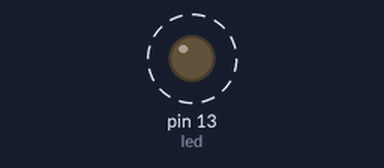
Bench run of a sketch on a simulated Arduino Uno, built with avr-gcc and run on an emulated ATmega328P. Shown: output pins drawn as LEDs (lit = HIGH). Dashed ring = blinking.

Above: at 0.2 s.
Timing chart, 0 to 3.0 s (numbered marks = the images above):
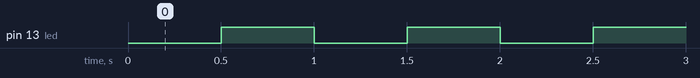

The sketch:

P02_BlinkLedV1.ino
```cpp
int led = 13;
void setup() {
  // put your setup code here, to run once:
 pinMode(led,OUTPUT);
 // input > sensores
 //output > actuadores
}

void loop() {
  // put your main code here, to run repeatedly:
delay(500);
digitalWrite(led,1);
delay(500);
digitalWrite(led,0);
}
```

Measured:
- by itself, pin 13 (led): alternates HIGH for 0.50 s and LOW for 0.50 s
